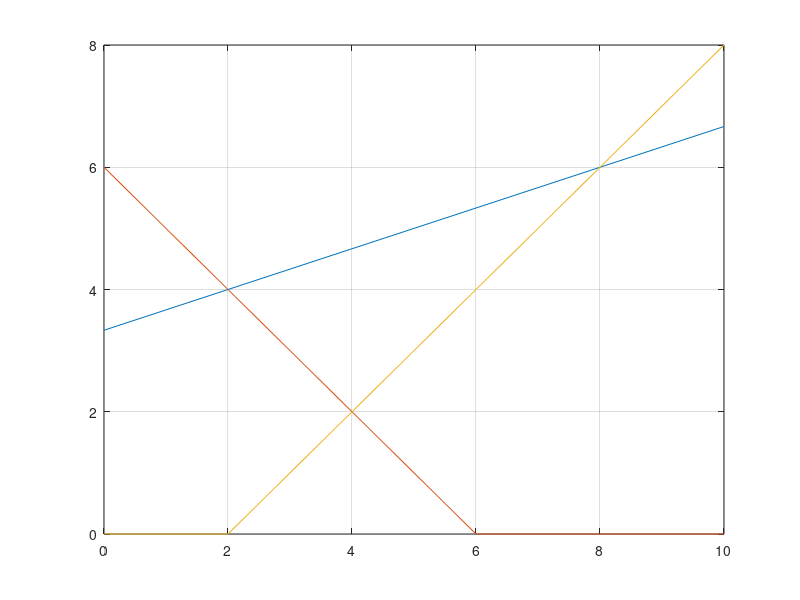

This chart was generated by the following MATLAB code:
clc
a=[-1,3;1,1;1,-1]
b=[10;6;2]
c=[2,3]
x1=0:1:max(b)

x12=(b(1)-a(1,1)*x1)/a(1,2)
x22=(b(2)-a(2,1)*x1)/a(2,2)
x32=(b(3)-a(3,1)*x1)/a(3,2)

x12=max(0,x12)
x22=max(0,x22)
x32=max(0,x32)

cx1=find(x1==0)
c1=find(x12==0)
c2=find(x22==0)
c3=find(x32==0)

line_1=[x1(:,[cx1,c1]);x12(:,[cx1,c1])]
line_2=[x1(:,[cx1,c2]);x22(:,[cx1,c2])]
line_3=[x1(:,[cx1,c3]);x32(:,[cx1,c3])]

line_1=line_1'
line_2=line_2'
line_3=line_3'

store=[]
for i=1:size(a,1)
    a1=a(i,:)
    b1=b(i)

    for j=1+i:size(a,1)
        a2=a(j,:)
        b2=b(j)
        a4=[a1;a2]
        b4=[b1;b2]
        x=a4\b4
        store=[store x]
    end
end

store=store'
points=[line_1;line_2;line_3;store]

const1 = []
const2 = []
const3 = []
for i=1:size(points,1)
    const1=[const1 (a(1,1)*points(i,1)+a(1,2)*points(i,2)-b(1))]
    const2=[const2 (a(2,1)*points(i,1)+a(2,2)*points(i,2)-b(2))]
    const3=[const3 (a(3,1)*points(i,1)+a(3,2)*points(i,2)-b(3))]
    
end
fprintf('size of const2 %f ',size(const1,2))
s1=find(const1>0)
s2=find(const2>0)
s3=find(const3>0)
s=[s1,s2,s3]
points(s,:)=[]
points

[z index]=max(points*c')
X1=points(index,1)
X2=points(index,2)

plot(x1,x12)
hold on
plot(x1,x22)
hold on
plot(x1,x32)
hold on
grid on